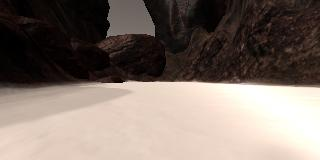
#> input picture test_dataset/corner_IMG/robocam_2017_05_25_15_53_41_390.jpg, 320 x 160 px
$ python -i threshold_functions.py   (imports and definitions only)   (older library calls are emulated)
#> lines starting #> are read from the running program, lines starting #| are printed output that depends on the picture; after the words box and inside, x2 and y2 are one past the last pixel; in counts of white or black regions, pixels touching at a corner belong together
import numpy as np
import cv2


def get_perspect_transform(img, src, dst):
    M = cv2.getPerspectiveTransform(src, dst)
    warped = cv2.warpPerspective(img, M, (img.shape[1], img.shape[0]))# keep same size as input image

    return warped

# [12 lines left out: function perspect_transform_mapping, not called in this run]

def perspect_transform(image):
    dst_size = 11
    bottom_offset = 7
    source = np.float32([[14, 140], [301 ,140],[200, 96], [118, 96]])
    destination = np.float32([
                  [image.shape[1]/2 - dst_size, image.shape[0] - bottom_offset],
                  [image.shape[1]/2 + dst_size, image.shape[0] - bottom_offset],
                  [image.shape[1]/2 + dst_size, image.shape[0] - 2*dst_size - bottom_offset],
                  [image.shape[1]/2 - dst_size, image.shape[0] - 2*dst_size - bottom_offset],
                  ])

    return get_perspect_transform(image, source, destination)


# [28 lines left out: functions HSL_threshold, LUV_threshold, LUV2_threshold, HSV_threshold, YCC_threshold, not called in this run]

def YUV_threshold(img, lower, upper):
#> called with lower = (0, 20, 20), upper = (100, 200, 200)
    yuv = cv2.cvtColor(img, cv2.COLOR_RGB2YUV)
#> yuv: shape (160, 320, 3); mean of channels 0, 1, 2 117.3, 122.8, 136.8
    yuv = cv2.inRange(yuv, lower, upper)
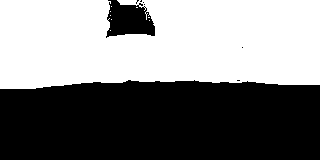
#> yuv: shape (160, 320); 49.9% white; 9 white regions (8 under 20 px), largest, box (x1, y1, x2, y2) and area: (0, 0, 320, 89) 25525
    return yuv

# [4 lines left out: function Lab_threshold, not called in this run]


### Sand Functions ###
def LUV_find_sand(img):
    return LUV_threshold(img,(80,50,40), (255,255,255))

def LUV2_find_sand(img):
    return LUV2_threshold(img, (0,50,40), (100,255,255))

def HSV_find_sand(img):
    return HSV_threshold(img, (0,30,180), (80,255,255))

def YCC_find_sand(img):
    return YCC_threshold(img, (127,100, 0), (255, 157, 147))

def YUV_find_sand(img):
    return YUV_threshold(img, (127,100, 0), (255, 157, 147))

def HSL_find_sand(img):
    return HSL_threshold(img, (0,50,80),(63,255,255))

def Lab_find_sand(img):
    return Lab_threshold(img, (127,100, 128), (255, 255, 255))

# [17 lines left out: function sand_threshold, not called in this run]


### Rock Functions ###
def LUV_find_rock(img):
    return LUV_threshold(img,(35,100, 100), (65, 160, 160))

def LUV2_find_rock(img):
    return LUV2_threshold(img, (65,50,40), (255,255,255))

def HSV_find_rock(img):
    return HSV_threshold(img, (0,30,0), (80,255,100))

def YCC_find_rock(img):
    return YCC_threshold(img, (0,112, 0), (102, 168, 127))

def YUV_find_rock(img, mask=None):
    YUV = YUV_threshold(img, (0, 20, 20), (100, 200, 200))
    if mask is None:
        mask = np.ones_like(YUV)
        mask = perspect_transform(mask)
#> in get_perspect_transform, `warped = cv2.warpPerspective(img, M, (img.shape[1], img.shape[0]))# ke..`: img: shape (160, 320); every value is 1
    return maskImg(YUV, mask)
#> in maskImg, `return cv2.bitwise_and(img,img, mask=mask)`:
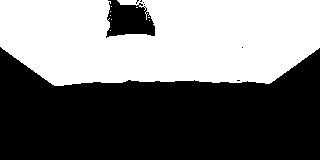
#> returned value: shape (160, 320); 45.7% white; 9 white regions (8 under 20 px), largest, box (x1, y1, x2, y2) and area: (0, 0, 320, 86) 23391

def HSL_find_rock(img):
    return HSL_threshold(img, (0,0,10),(31,102,163))

# [6 lines left out: function Lab_find_rock, not called in this run]

def rock_threshold(img, mask=None):
    rock = YUV_find_rock(img, mask)
    kernel = np.ones((5,5),np.uint8)

    rock = cv2.dilate(rock,kernel,iterations = 2)
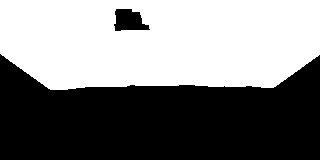
#> rock: shape (160, 320); 50.4% white; 2 black regions
    rock = approxByContour(rock)
    rock = cv2.erode(rock,kernel,iterations = 2)

    return rock
# [64 lines left out: functions reducedWalls, reducedWalls2, inSideOfWalls, not called in this run]

### Ball Functions ###
def LUV_find_ball(img):
    return LUV_threshold(img,(35,100, 100), (65, 160, 160))

def LUV2_find_ball(img):
    return LUV2_threshold(img, (65,50,40), (255,255,255))

def HSV_find_ball(img):
    return HSV_threshold(img, (0,30,0), (80,255,100))

def YCC_find_ball(img):
    return YCC_threshold(img, (0,112, 0), (102, 168, 127))

def YUV_find_ball(img):
    return YUV_threshold(img, (1, 20, 20), (100, 200, 200))

def HSL_find_ball(img):
    return HSL_threshold(img, (0,0,10),(31,102,163))

def Lab_find_ball(img):
    return Lab_threshold(img, (1,108, 128), (102, 148, 255))

def RGB_find_ball(img):
    return cv2.inRange(img, (100, 0, 0), (255, 255, 20)) # (100, 100, 0), (210, 210, 55))

def ball_threshold(img):
    return RGB_find_ball(img)


# [11 lines left out: function getBestContour, not called in this run]

def approxByContour(threshold):
    im2,contours,hierarchy = cv2.findContours(threshold,cv2.RETR_TREE, cv2.CHAIN_APPROX_SIMPLE)
#> contours = 2 contours; box (x1, y1, x2, y2) and area: (0, 0, 320, 90) 25972, (113, 8, 151, 32) 616
    img = np.zeros_like(threshold)

    for cnt in contours:
        epsilon = 0.002 * cv2.arcLength(cnt, True)
        approx = cv2.approxPolyDP(cnt, epsilon, True)
        cv2.fillPoly(img, [approx] , 255)
#> this loop made 2 passes
#> epsilon on passes 1 to 2: 1.56, 0.226
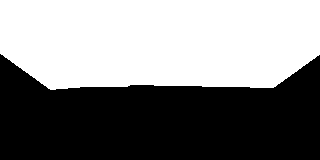
#> img: shape (160, 320); 51.4% white; 1 black region, box (x1, y1, x2, y2) and area: (0, 54, 320, 160) 24877
    return img

def maskImg(img, mask):
    return cv2.bitwise_and(img,img, mask=mask)

# [131 lines left out: functions maskRightSide, maskLeftSide, maskStraightAhead, maskStraightLeftAhead, maskStraightRightAhead, maskROI and 4 more, not called in this run]

>>> import cv2
>>> picture = cv2.cvtColor(cv2.imread('../test_dataset/corner_IMG/robocam_2017_05_25_15_53_41_390.jpg'), cv2.COLOR_BGR2RGB)
>>> result = rock_threshold(picture)
#> in rock_threshold, `rock = cv2.erode(rock,kernel,iterations = 2)`:
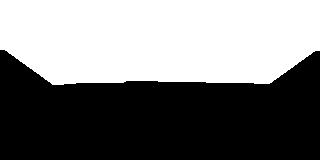
#> rock: shape (160, 320); 48.3% white; 1 white region, box (x1, y1, x2, y2) and area: (0, 0, 320, 85) 24737
